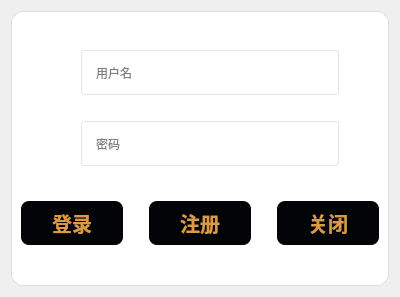
<?xml version="1.0" encoding="UTF-8"?>
<ui version="4.0">
 <class>LoginWindow</class>
 <widget class="QWidget" name="LoginWindow">
  <property name="geometry">
   <rect>
    <x>0</x>
    <y>0</y>
    <width>400</width>
    <height>297</height>
   </rect>
  </property>
  <property name="minimumSize">
   <size>
    <width>400</width>
    <height>0</height>
   </size>
  </property>
  <property name="maximumSize">
   <size>
    <width>400</width>
    <height>300</height>
   </size>
  </property>
  <property name="windowTitle">
   <string>登录</string>
  </property>
  <property name="styleSheet">
   <string notr="true">QFrame{
border: 1px solid #dcdee0;;
border-radius: 12px;
background-color:rgb(255, 255, 255);
}
QLineEdit{
border: 1px solid rgb(41, 57, 85);
border-radius: 3px;
border-color:#dcdee0;
background: white;
padding-left: 12px;
padding-right: 12px;
border-color:#e4e5eb;
}
QLineEdit:hover {
border-color: #db9a45;
}</string>
  </property>
  <layout class="QVBoxLayout" name="verticalLayout">
   <item>
    <widget class="QFrame" name="frame">
     <property name="frameShape">
      <enum>QFrame::StyledPanel</enum>
     </property>
     <property name="frameShadow">
      <enum>QFrame::Raised</enum>
     </property>
     <layout class="QGridLayout" name="gridLayout_2">
      <item row="0" column="0">
       <layout class="QGridLayout" name="gridLayout">
        <item row="0" column="0">
         <spacer name="horizontalSpacer">
          <property name="orientation">
           <enum>Qt::Horizontal</enum>
          </property>
          <property name="sizeType">
           <enum>QSizePolicy::Fixed</enum>
          </property>
          <property name="sizeHint" stdset="0">
           <size>
            <width>40</width>
            <height>20</height>
           </size>
          </property>
         </spacer>
        </item>
        <item row="0" column="2">
         <widget class="QLineEdit" name="NameInput">
          <property name="minimumSize">
           <size>
            <width>0</width>
            <height>45</height>
           </size>
          </property>
          <property name="placeholderText">
           <string>用户名</string>
          </property>
         </widget>
        </item>
        <item row="0" column="3">
         <spacer name="horizontalSpacer_2">
          <property name="orientation">
           <enum>Qt::Horizontal</enum>
          </property>
          <property name="sizeType">
           <enum>QSizePolicy::Fixed</enum>
          </property>
          <property name="sizeHint" stdset="0">
           <size>
            <width>40</width>
            <height>20</height>
           </size>
          </property>
         </spacer>
        </item>
        <item row="2" column="2">
         <widget class="QLineEdit" name="PassWordInput">
          <property name="minimumSize">
           <size>
            <width>0</width>
            <height>45</height>
           </size>
          </property>
          <property name="text">
           <string/>
          </property>
          <property name="echoMode">
           <enum>QLineEdit::Password</enum>
          </property>
          <property name="placeholderText">
           <string>密码</string>
          </property>
         </widget>
        </item>
        <item row="1" column="1">
         <spacer name="verticalSpacer">
          <property name="orientation">
           <enum>Qt::Vertical</enum>
          </property>
          <property name="sizeType">
           <enum>QSizePolicy::Fixed</enum>
          </property>
          <property name="sizeHint" stdset="0">
           <size>
            <width>20</width>
            <height>20</height>
           </size>
          </property>
         </spacer>
        </item>
       </layout>
      </item>
      <item row="1" column="0">
       <layout class="QHBoxLayout" name="horizontalLayout">
        <item>
         <widget class="QPushButton" name="LoginButton">
          <property name="styleSheet">
           <string notr="true">QPushButton{
color:#db9a45;
font-size: 20px;
font:10pt &quot;Microsoft YaHei UI&quot;;
border-radius:8px;
font-weight:700;
height:44px;
width: 100%;
background-color:#030408;
}
QPushButton:disabled {
background-color: #787a7e;
}
QPushButton:hover {
background-color: #383a3e;
}</string>
          </property>
          <property name="text">
           <string>登录</string>
          </property>
         </widget>
        </item>
        <item>
         <spacer name="horizontalSpacer_3">
          <property name="orientation">
           <enum>Qt::Horizontal</enum>
          </property>
          <property name="sizeType">
           <enum>QSizePolicy::Fixed</enum>
          </property>
          <property name="sizeHint" stdset="0">
           <size>
            <width>20</width>
            <height>20</height>
           </size>
          </property>
         </spacer>
        </item>
        <item>
         <widget class="QPushButton" name="RegisterButton">
          <property name="styleSheet">
           <string notr="true">QPushButton{
color:#db9a45;
font-size: 20px;
font:10pt &quot;Microsoft YaHei UI&quot;;
border-radius:8px;
font-weight:700;
height:44px;
width: 100%;
background-color:#030408;
}
QPushButton:disabled {
background-color: #787a7e;
}
QPushButton:hover {
background-color: #383a3e;
}</string>
          </property>
          <property name="text">
           <string>注册</string>
          </property>
         </widget>
        </item>
        <item>
         <spacer name="horizontalSpacer_4">
          <property name="orientation">
           <enum>Qt::Horizontal</enum>
          </property>
          <property name="sizeType">
           <enum>QSizePolicy::Fixed</enum>
          </property>
          <property name="sizeHint" stdset="0">
           <size>
            <width>20</width>
            <height>20</height>
           </size>
          </property>
         </spacer>
        </item>
        <item>
         <widget class="QPushButton" name="CloseButton">
          <property name="styleSheet">
           <string notr="true">QPushButton{
color:#db9a45;
font-size: 20px;
font:10pt &quot;Microsoft YaHei UI&quot;;
border-radius:8px;
font-weight:700;
height:44px;
width: 100%;
background-color:#030408;
}</string>
          </property>
          <property name="text">
           <string>关闭</string>
          </property>
         </widget>
        </item>
       </layout>
      </item>
     </layout>
    </widget>
   </item>
  </layout>
 </widget>
 <resources/>
 <connections/>
</ui>
